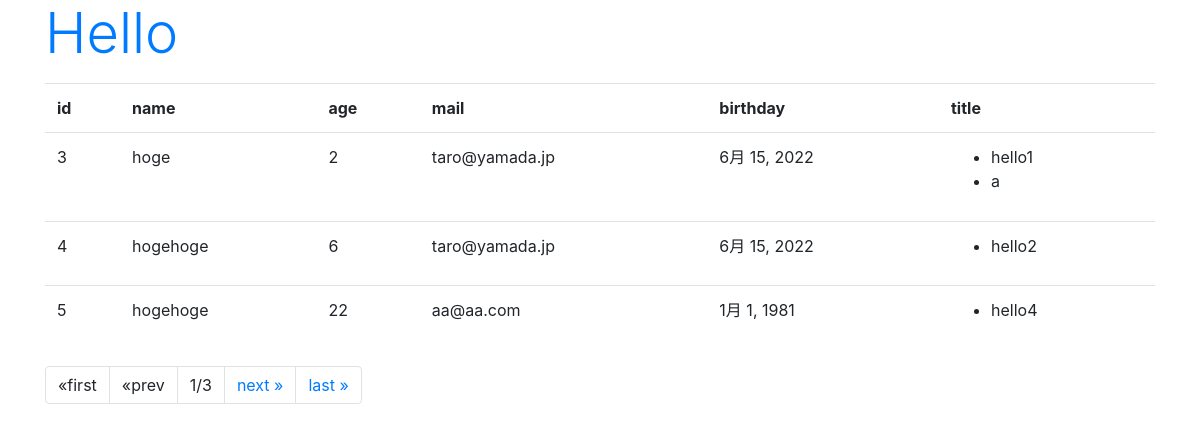
/hello/, run on the app's committed database.
### hello/models.py (models this page shows, shortened)
class Friend(models.Model):
    name=models.CharField(max_length=100,validators=[number_only])
    mail=models.EmailField(max_length=200)
    gender=models.BooleanField()
    age=models.IntegerField(validators=[MinValueValidator(0),MaxValueValidator(150)])
    birthday=models.DateField()

class Message(models.Model):
    friend=models.ForeignKey(Friend,on_delete=models.CASCADE)
    title=models.CharField(max_length=100)
    content=models.CharField(max_length=300)
    pub_date=models.DateTimeField(auto_now_add=True)
    class Meta:
        ordering=('pub_date',)

### hello/views.py (the view)
# urls.py: path('', views.index, name='index'),
def index(request, num=1):
    data = Friend.objects.all()
    page = Paginator(data,3)
    params = {
        'title': 'Hello',
        'message':"",
        'data': page.get_page(num),
    }
    return render(request, 'hello/index.html', params)

### hello/templates/hello/index.html (shortened to what this page needs)
{% load static %}
<!doctype html>
<html lang="ja">
<head>
    <link rel="stylesheet"
    href="https://stackpath.bootstrapcdn.com/bootstrap/4.3.1/css/bootstrap.min.css"
>
</head>
<body class="container">
    <h1 class="display-4 text-primary">
        {{title}}</h1>
    <table class="table">
        <tr>
            <th>id</th>
            <th>name</th>
            <th>age</th>
            <th>mail</th>
            <th>birthday</th>
            <th>title</th>
        </tr>
    {% for item in data %}
        <tr>
            <td>{{item.id}}</td>
            <td>{{item.name}}</td>
            <td>{{item.age}}</td>
            <td>{{item.mail}}</td>
            <td>{{item.birthday}}</td>
            <td><ul>
                {% for ob in item.message_set.all %}
                <li>{{ob.title}}</li>
                {% endfor %}
            </ul></td>
        <tr>
    {% endfor %}
    </table>
    <ul class="pagination">
        {% if data.has_previous %}
        <li class="page-item">
            <a class="page-link" href="{% url 'index' %}">&laquo;first</a>
        </li>
        <li class="page-item">
            <a class="page-link" href="{% url 'index' %}{{data.previous_page_number}}">&laquo;prev</a>
        </li>
        {% else%}
        <li class="page-item">
            <a class="page-link">&laquo;first</a>
        </li>
        <li class="page-item">
            <a class="page-link">&laquo;prev</a>
        </li>
        {% endif %}
        <li class="page-item">
            <a class="page-link">{{data.number}}/{{data.paginator.num_pages}}</a>
        </li>
        {% if data.has_next %}
        <li class="page-item">
            <a class="page-link" href="{% url 'index' %}{{data.next_page_number}}">next &raquo;</a>
        </li>
        <li class="page-item">
            <a class="page-link" href="{% url 'index' %}{{data.paginator.num_pages}}">last &raquo;</a>
        </li>
        {% endif %}
    </ul>
</body>
</html>

### data on the page
Friend: id "3", name "hoge", age "2", mail "taro@yamada.jp", birthday "6月 15, 2022"
Message: title "hello1"
Message: title "a"
Friend: id "4", name "hogehoge", age "6", mail "taro@yamada.jp", birthday "6月 15, 2022"
Message: title "hello2"
Friend: id "5", name "hogehoge", age "22", mail "aa@aa.com", birthday "1月 1, 1981"
Message: title "hello4"

### other printed values
{{ title }} "Hello"
{{ data.number }} "1"
{{ data.paginator.num_pages }} "3"
